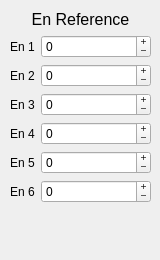
             <widget class="QWidget" name="Direct">
                 <attribute name="title">
                     <string>Dir en</string>
                 </attribute>
                 <widget class="QWidget" name="layoutWidget_6">
                     <property name="geometry">
                         <rect>
                             <x>10</x>
                             <y>10</y>
                             <width>141</width>
                             <height>241</height>
                         </rect>
                     </property>
                     <layout class="QVBoxLayout" name="EnRef">
                         <property name="spacing">
                             <number>6</number>
                         </property>
                         <item>
                             <widget class="QLabel" name="valMinScr_3">
                                 <property name="sizePolicy">
                                     <sizepolicy hsizetype="Preferred" vsizetype="Fixed">
                                         <horstretch>0</horstretch>
                                         <verstretch>0</verstretch>
                                     </sizepolicy>
                                 </property>
                                 <property name="font">
                                     <font>
                                         <pointsize>12</pointsize>
                                         <strikeout>false</strikeout>
                                         <kerning>true</kerning>
                                     </font>
                                 </property>
                                 <property name="text">
                                     <string>En Reference</string>
                                 </property>
                                 <property name="alignment">
                                     <set>Qt::AlignCenter</set>
                                 </property>
                             </widget>
                         </item>
                         <item>
                             <layout class="QFormLayout" name="formLayout_4">
                                 <property name="fieldGrowthPolicy">
                                     <enum>QFormLayout::AllNonFixedFieldsGrow</enum>
                                 </property>
                                 <property name="labelAlignment">
                                     <set>Qt::AlignCenter</set>
                                 </property>
                                 <property name="formAlignment">
                                     <set>Qt::AlignLeading|Qt::AlignLeft|Qt::AlignTop</set>
                                 </property>
                                 <item row="0" column="0">
                                     <widget class="QLabel" name="en1Label_3">
                                         <property name="text">
                                             <string>En 1</string>
                                         </property>
                                         <property name="buddy">
                                             <cstring>en1Home</cstring>
                                         </property>
                                     </widget>
                                 </item>
                                 <item row="0" column="1">
                                     <widget class="QSpinBox" name="en1Ref">
                                         <property name="buttonSymbols">
                                             <enum>QAbstractSpinBox::PlusMinus</enum>
                                         </property>
                                         <property name="minimum">
                                             <number>-99999</number>
                                         </property>
                                         <property name="maximum">
                                             <number>99999</number>
                                         </property>
                                     </widget>
                                 </item>
                                 <item row="1" column="0">
                                     <widget class="QLabel" name="en2Label_3">
                                         <property name="text">
                                             <string>En 2</string>
                                         </property>
                                         <property name="buddy">
            <cstring>en2Home</cstring>
           </property>
          </widget>
         </item>
         <item row="1" column="1">
          <widget class="QSpinBox" name="en2Ref">
           <property name="buttonSymbols">
            <enum>QAbstractSpinBox::PlusMinus</enum>
           </property>
           <property name="minimum">
            <number>-99999</number>
           </property>
           <property name="maximum">
            <number>99999</number>
           </property>
          </widget>
         </item>
         <item row="2" column="0">
          <widget class="QLabel" name="en3Label_3">
           <property name="enabled">
            <bool>true</bool>
           </property>
           <property name="text">
            <string>En 3</string>
           </property>
           <property name="buddy">
            <cstring>en3Home</cstring>
           </property>
          </widget>
         </item>
         <item row="2" column="1">
          <widget class="QSpinBox" name="en3Ref">
           <property name="buttonSymbols">
            <enum>QAbstractSpinBox::PlusMinus</enum>
           </property>
           <property name="minimum">
            <number>-99999</number>
           </property>
           <property name="maximum">
            <number>99999</number>
           </property>
          </widget>
         </item>
         <item row="3" column="0">
          <widget class="QLabel" name="en4Label_3">
           <property name="text">
            <string>En 4</string>
           </property>
           <property name="buddy">
            <cstring>en4Home</cstring>
           </property>
          </widget>
         </item>
         <item row="3" column="1">
          <widget class="QSpinBox" name="en4Ref">
           <property name="buttonSymbols">
            <enum>QAbstractSpinBox::PlusMinus</enum>
           </property>
           <property name="minimum">
            <number>-99999</number>
           </property>
           <property name="maximum">
            <number>99999</number>
           </property>
          </widget>
         </item>
         <item row="4" column="0">
          <widget class="QLabel" name="en5Label_3">
           <property name="text">
            <string>En 5</string>
           </property>
           <property name="buddy">
            <cstring>en5Home</cstring>
           </property>
          </widget>
         </item>
         <item row="4" column="1">
          <widget class="QSpinBox" name="en5Ref">
           <property name="buttonSymbols">
            <enum>QAbstractSpinBox::PlusMinus</enum>
           </property>
           <property name="minimum">
            <number>-99999</number>
           </property>
           <property name="maximum">
            <number>99999</number>
           </property>
          </widget>
         </item>
         <item row="5" column="0">
          <widget class="QLabel" name="en6Label_3">
           <property name="text">
            <string>En 6</string>
           </property>
           <property name="buddy">
            <cstring>en6Home</cstring>
           </property>
          </widget>
         </item>
         <item row="5" column="1">
          <widget class="QSpinBox" name="en6Ref">
           <property name="wrapping">
            <bool>false</bool>
           </property>
              <property name="frame">
                  <bool>true</bool>
              </property>
              <property name="buttonSymbols">
                  <enum>QAbstractSpinBox::PlusMinus</enum>
              </property>
              <property name="minimum">
                  <number>-99999</number>
              </property>
              <property name="maximum">
                  <number>99999</number>
              </property>
          </widget>
         </item>
                             </layout>
                         </item>
                     </layout>
                 </widget>
             </widget>
